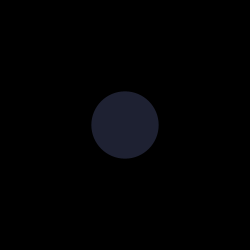
Frame 1 (no input)
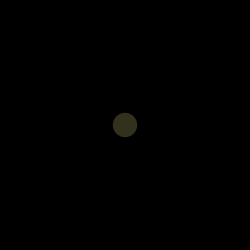
Frame 60 (the mouse pressed at the canvas centre just before this capture)
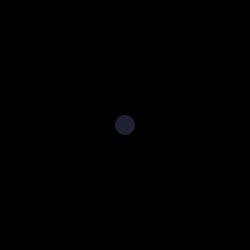
Frame 120 (the mouse held since frame 60 and released just before this capture)

The Processing sketch that drew these frames (run headless with seeded random() and noise(); from frame 60 on, the mouse is pressed at the canvas centre):

// Processing sketch: processing_81481
// ── processing_81481.pde

int counter;

void setup() {  //setup function called initially, only once
  size(250, 250);
  background(255);  //set background white
  colorMode(HSB);   //set colors to Hue, Saturation, Brightness mode
  counter = 0;
}

void draw() {  //draw function loops
   background(0);
  counter++;
  noStroke();
  fill(random(255),100,255,50);
  
  if(mousePressed == true) { //add some interaction
    ellipse(mouseX, mouseY, 20, 20);
  }
  else {
    ellipse(width/2, height/2, 80*sin(counter), 80*sin(counter));
  }
}
